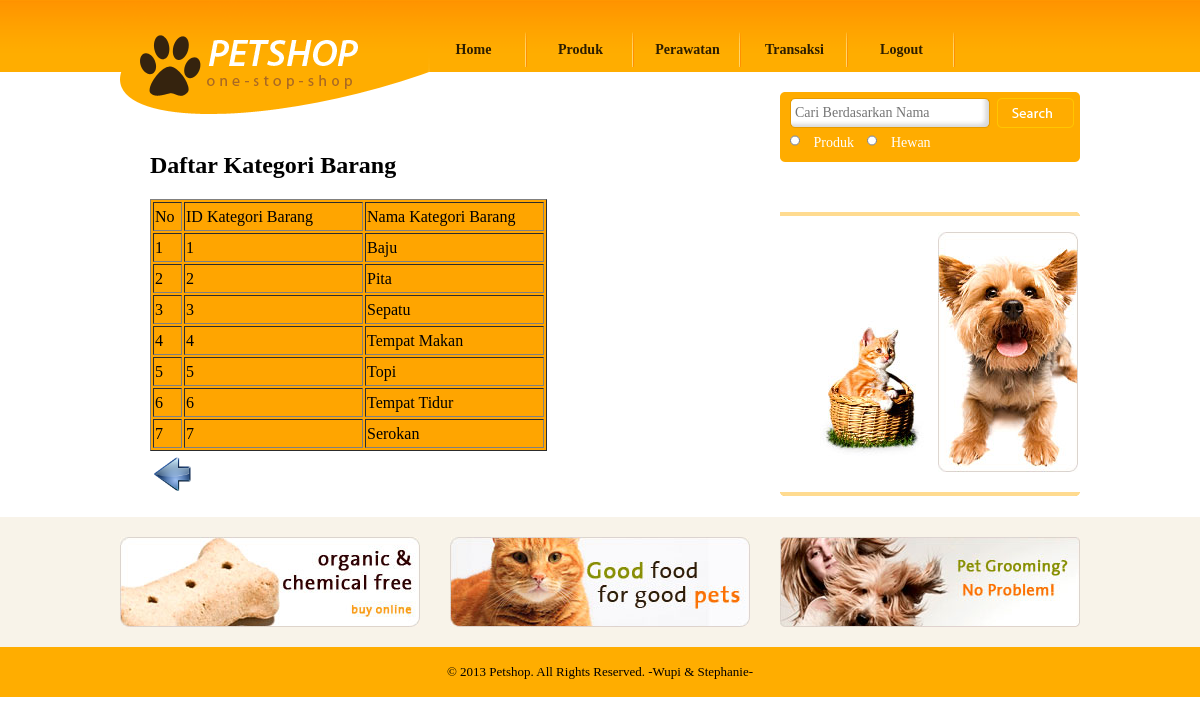
Page /pegawai_lihat_kat_barang.php on the earlier database version.
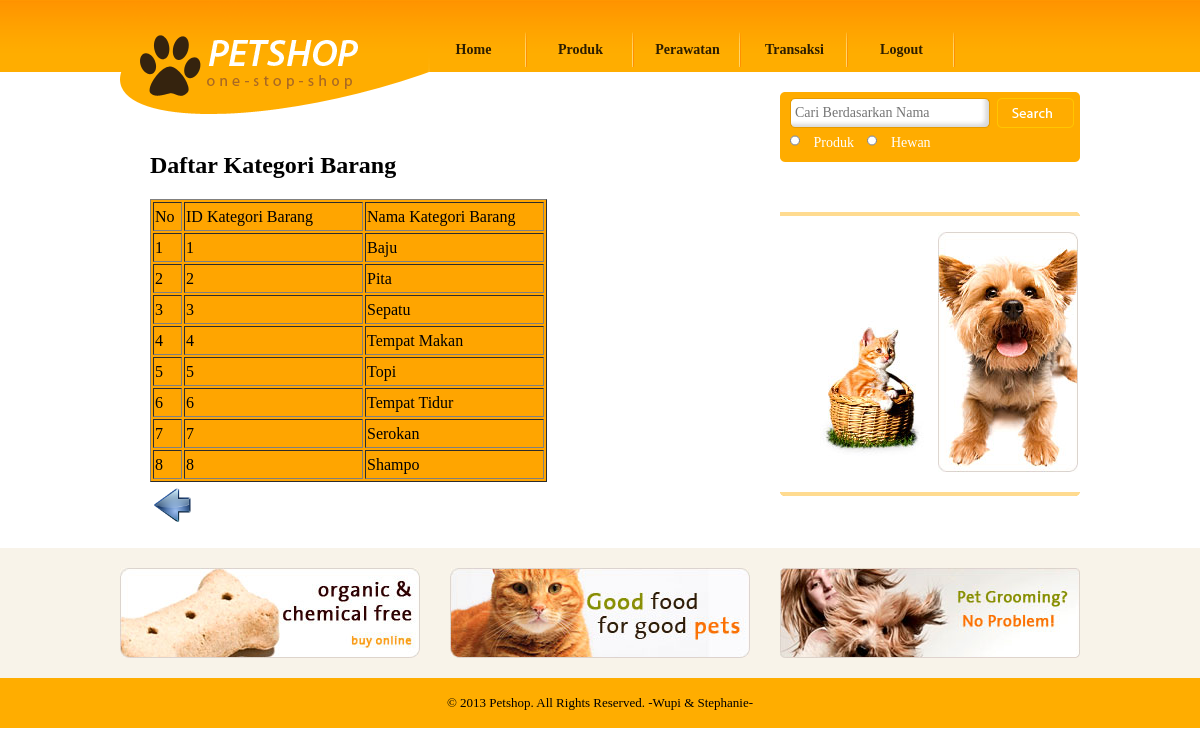
Same page on the later database version.
### tables this page shows
CREATE TABLE `kategori_barang` (
  `id_kategori_barang` int(11) NOT NULL,
  `nama_kategori_barang` varchar(20) DEFAULT NULL,
  PRIMARY KEY (`id_kategori_barang`)
);

### pegawai_lihat_kat_barang.php (the view, shortened to what this page needs)
<!DOCTYPE html PUBLIC "-//W3C//DTD XHTML 1.0 Transitional//EN" "http://www.w3.org/TR/xhtml1/DTD/xhtml1-transitional.dtd">
<html xmlns="http://www.w3.org/1999/xhtml">
<head>
	<link href="css/style.css" rel="stylesheet" type="text/css" />
</head>
<body>
			<?php include "header_pegawai.php"; ?>
			<div id="body">
			       <div id="content">
				        <div class="content">
							<div class="about">
				<h2>Daftar Kategori Barang</h2>
                <ul>
				<li>
					<form method="post" action="" class="login">
					<table border=1 bgcolor=orange size=100% >
						<?php include "koneksi.php";
							$tampil_kategori=mysql_query("SELECT * from kategori_barang");
							$no=1;
							echo "<tr><td>No</td><td>ID Kategori Barang</td><td>Nama Kategori Barang</td></tr>";
							while($data_kategori=mysql_fetch_array($tampil_kategori))
							{
								echo "<tr>";
								echo "	<td width=25>$no</td>
										<td width=175>$data_kategori[id_kategori_barang]</td>
										<td width=175>$data_kategori[nama_kategori_barang]</td>";
								echo "</tr>";
								$no++;
							}
						?>
					</table>
					<table>
					<table>
	<tr><td colspan=8><a href="pegawai_menu_kat_barang.php"><img src="images/back.png" width=40 height=40 align=right></a></td></tr>
	</table>
					</table>
					</form>
				</li>
				</ul>
							</div>
						</div>
					    <div id="sidebar">
								<?php include "pegawai_cari.php"; ?>
                               <?php include "shoping_guide.php"; ?>
				   <?php include "iklan.php"; ?>
			<div id="footer">
			        <?php include "footer.php"; ?>
			</div>
</body>
</html>

Differences in the rows shown:
added kategori_barang: id_kategori_barang "8", nama_kategori_barang "Shampo"
